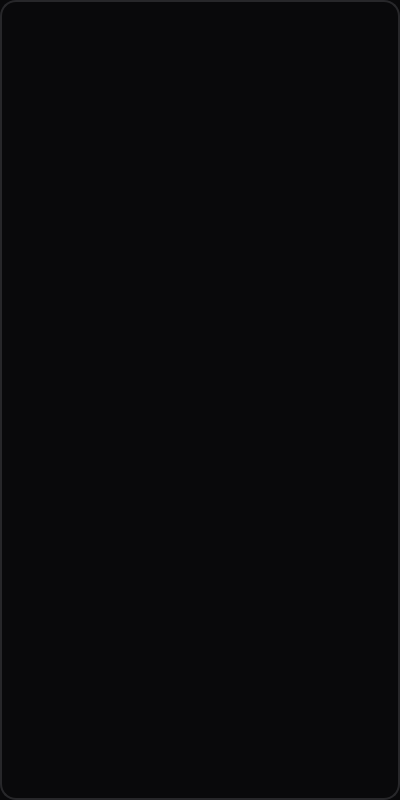
<?xml version="1.0" encoding="UTF-8"?>
<ui version="4.0">
 <class>videoForm</class>
 <widget class="QWidget" name="videoForm">
  <property name="geometry">
   <rect>
    <x>0</x>
    <y>0</y>
    <width>400</width>
    <height>800</height>
   </rect>
  </property>
  <property name="acceptDrops">
   <bool>true</bool>
  </property>
  <property name="windowTitle">
   <string/>
  </property>
  <property name="styleSheet">
   <string notr="true">#videoForm {
	background-color: #09090b;
	border: 2px solid #27272a;
	border-radius: 16px;
}</string>
  </property>
  <layout class="QVBoxLayout" name="verticalLayout">
   <property name="spacing">
    <number>0</number>
   </property>
   <property name="leftMargin">
    <number>6</number>
   </property>
   <property name="topMargin">
    <number>6</number>
   </property>
   <property name="rightMargin">
    <number>6</number>
   </property>
   <property name="bottomMargin">
    <number>6</number>
   </property>
   <item>
    <widget class="KeepRatioWidget" name="keepRatioWidget" native="true">
     <property name="styleSheet">
      <string notr="true">
       KeepRatioWidget {
         background-color: #000000;
         border-radius: 12px;
       }
      </string>
     </property>
    </widget>
   </item>
  </layout>
 </widget>
 <customwidgets>
  <customwidget>
   <class>KeepRatioWidget</class>
   <extends>QWidget</extends>
   <header location="global">keepratiowidget.h</header>
   <container>1</container>
  </customwidget>
 </customwidgets>
 <resources/>
 <connections/>
</ui>
